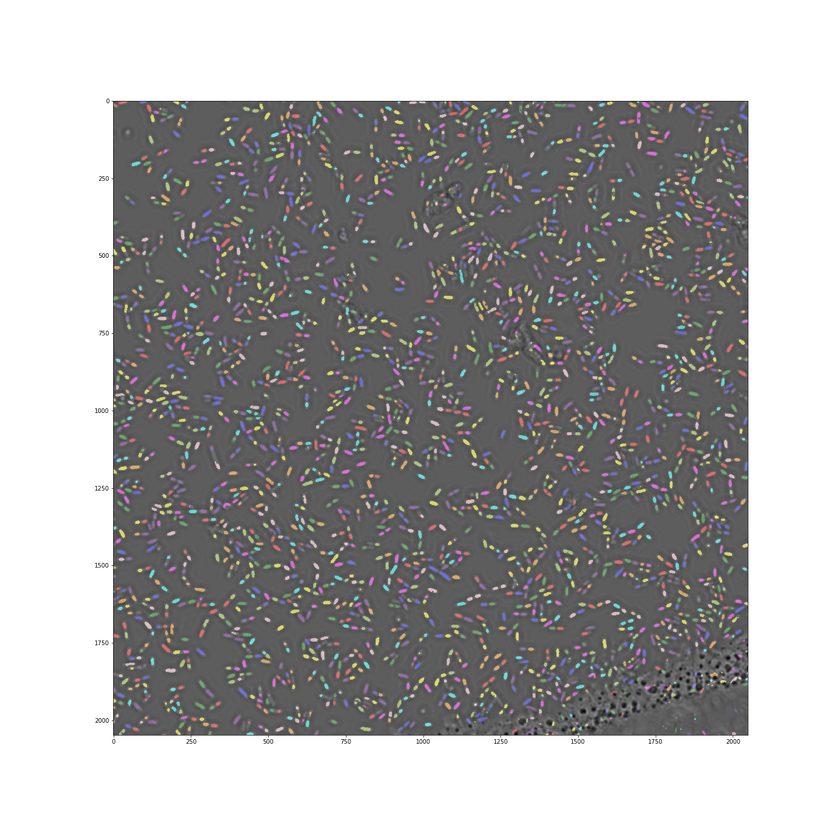
#> input picture img/segmentation.png, 840 x 840 px, shrunk from 1440 x 1440 before the run; its folder holds only this picture in this run
$ python -i postproc.py   (imports and definitions only)
#> lines starting #> are read from the running program, lines starting #| are printed output that depends on the picture
import os, re
import numpy as np
import scipy.optimize
import pandas as pd
import matplotlib
# [1 line not run here, left out]
import matplotlib.pyplot as plt

# [8 lines left out: function recover_dataframes, not called in this run]

def fit_dataset(fluoframe):

    well_indices = fluoframe.well_name.unique()

    fit_results = {'amp1': [], 'mean1': [], 'sigma1': [],
               'amp2': [], 'mean2': [], 'sigma2': [],
              'bins':[], 'hist':[], 'well':[]}

    for i in range(len(well_indices)):
        fluodata = fluoframe[(fluoframe.well_name==well_indices[i])&(fluoframe.probability>0.8)&
                        (fluoframe.eccentricity>0.8)].box3_fluo

        if len(fluodata)<10:
            for k in fit_results.keys():
                fit_results[k].append(np.nan)
            continue
        res, valbins, binmean = fit_fluo_distr(fluodata)
        if len(res)==0:
            for k in fit_results.keys():
                fit_results[k].append(np.nan)
            continue

        binsize = binmean[1]-binmean[0]

        fit_results['bins'].append(binmean)
        fit_results['hist'].append(valbins)
        fit_results['well'].append(well_indices[i])

        if len(res.x)==3:
            fit_results['amp1'].append(res.x[0])
            fit_results['mean1'].append(res.x[1])
            fit_results['sigma1'].append(res.x[2])
            fit_results['amp2'].append(np.nan)
            fit_results['mean2'].append(np.nan)
            fit_results['sigma2'].append(np.nan)

        else:

            if (res.x[2]<2.5)&(res.x[3]>2.5):
                fit_results['amp2'].append(res.x[0])
                fit_results['mean2'].append(res.x[2])
                fit_results['sigma2'].append(res.x[4])

                fit_results['amp1'].append(res.x[1])
                fit_results['mean1'].append(res.x[3])
                fit_results['sigma1'].append(res.x[5])
            else:
                fit_results['amp1'].append(res.x[0])
                fit_results['mean1'].append(res.x[2])
                fit_results['sigma1'].append(res.x[4])

                fit_results['amp2'].append(res.x[1])
                fit_results['mean2'].append(res.x[3])
                fit_results['sigma2'].append(res.x[5])
    return fit_results

# [39 lines left out: functions plot_fits, gauss_double_fit, gauss_single_fit, gauss_var_fit, gauss_double_fitfix, not called in this run]

def fun_double_gauss(x, A0,A1, x0, x1,sigma0, sigma1):
    return A0*np.exp(-((x-x0)**2)/(2*sigma0**2)) + A1*np.exp(-((x-x1)**2)/(2*sigma1**2))

def fun_single_gauss(x, A0, x0, sigma):
    return A0*np.exp(-((x-x0)**2)/(2*sigma**2))

# [74 lines left out: function fit_fluo_distr, not called in this run]

>>> import cv2
>>> picture = cv2.imread('../../img/segmentation.png', cv2.IMREAD_GRAYSCALE)
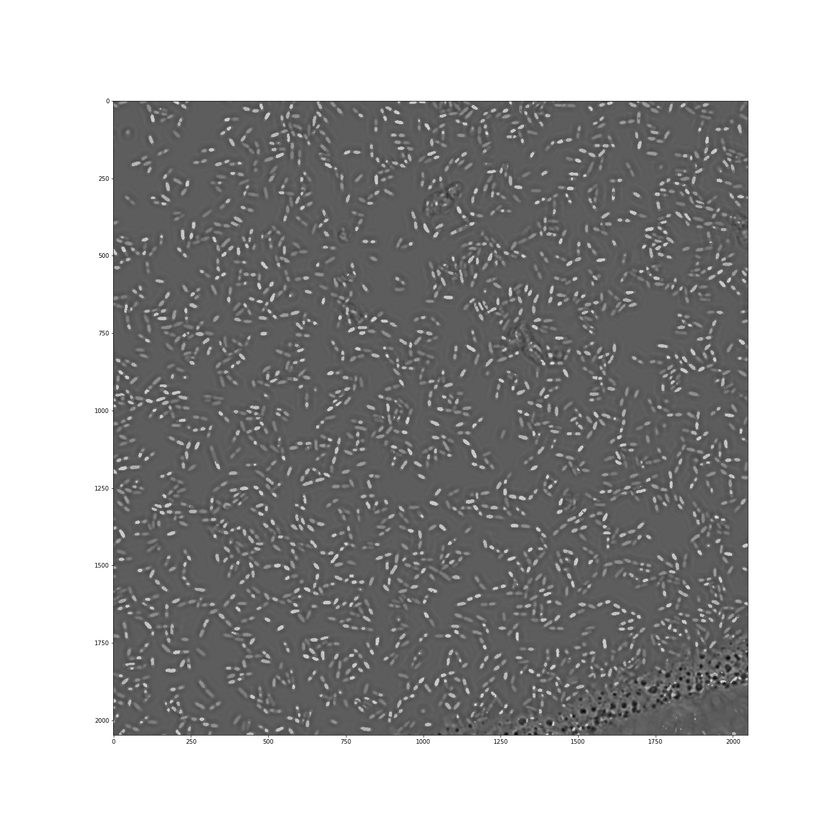
#> picture: shape (840, 840); min 0, max 255, mean 164.5
#> (the run stopped early here; a loop or call above may not have finished)
